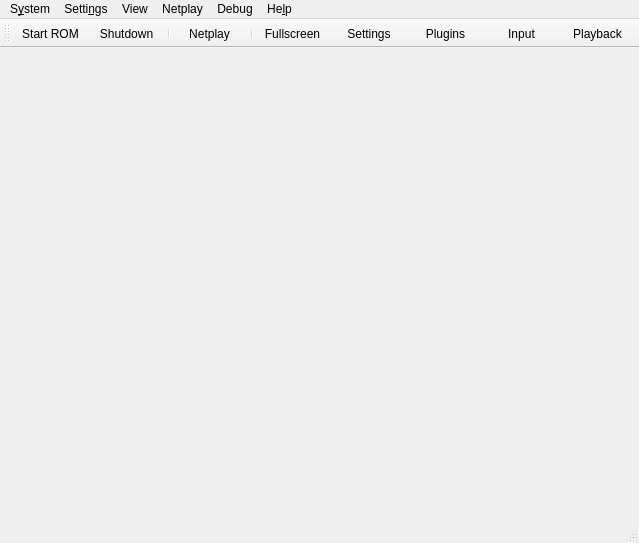
<?xml version="1.0" encoding="UTF-8"?>
<ui version="4.0">
 <class>MainWindow</class>
 <widget class="QMainWindow" name="MainWindow">
  <property name="geometry">
   <rect>
    <x>0</x>
    <y>0</y>
    <width>639</width>
    <height>543</height>
   </rect>
  </property>
  <property name="windowTitle">
   <string>Rosalie's Mupen GUI (VERSION)</string>
  </property>
  <property name="windowIcon">
   <iconset resource="UIResources.qrc">
    <normaloff>:/Resource/RMG.png</normaloff>:/Resource/RMG.png</iconset>
  </property>
  <widget class="QWidget" name="centralwidget">
   <layout class="QHBoxLayout" name="horizontalLayout"/>
  </widget>
  <widget class="QMenuBar" name="menubar">
   <property name="geometry">
    <rect>
     <x>0</x>
     <y>0</y>
     <width>639</width>
     <height>30</height>
    </rect>
   </property>
   <widget class="QMenu" name="menuSystem">
    <property name="title">
     <string>S&amp;ystem</string>
    </property>
    <widget class="QMenu" name="menuReset">
     <property name="title">
      <string>&amp;Reset</string>
     </property>
     <property name="icon">
      <iconset theme="restart-line"/>
     </property>
     <addaction name="action_Netplay_Start"/>
     <addaction name="action_System_HardReset"/>
    </widget>
    <widget class="QMenu" name="menuCurrent_Save_State">
     <property name="title">
      <string>&amp;Current Save State</string>
     </property>
     <property name="icon">
      <iconset theme="save-3-line"/>
     </property>
     <addaction name="actionSlot_0"/>
     <addaction name="actionSlot_1"/>
     <addaction name="actionSlot_2"/>
     <addaction name="actionSlot_3"/>
     <addaction name="actionSlot_4"/>
     <addaction name="actionSlot_5"/>
     <addaction name="actionSlot_6"/>
     <addaction name="actionSlot_7"/>
     <addaction name="actionSlot_8"/>
     <addaction name="actionSlot_9"/>
    </widget>
    <widget class="QMenu" name="menuSpeedFactor">
     <property name="enabled">
      <bool>true</bool>
     </property>
     <property name="title">
      <string>Speed &amp;Factor</string>
     </property>
     <property name="icon">
      <iconset theme="speed-line"/>
     </property>
     <addaction name="actionSpeed25"/>
     <addaction name="actionSpeed50"/>
     <addaction name="actionSpeed75"/>
     <addaction name="actionSpeed100"/>
     <addaction name="actionSpeed125"/>
     <addaction name="actionSpeed150"/>
     <addaction name="actionSpeed175"/>
     <addaction name="actionSpeed200"/>
     <addaction name="actionSpeed225"/>
     <addaction name="actionSpeed250"/>
     <addaction name="actionSpeed275"/>
     <addaction name="actionSpeed300"/>
    </widget>
    <addaction name="action_System_StartRom"/>
    <addaction name="separator"/>
    <addaction name="action_System_Shutdown"/>
    <addaction name="menuReset"/>
    <addaction name="action_System_Pause"/>
    <addaction name="separator"/>
    <addaction name="action_System_Screenshot"/>
    <addaction name="separator"/>
    <addaction name="action_System_LimitFPS"/>
    <addaction name="menuSpeedFactor"/>
    <addaction name="separator"/>
    <addaction name="action_System_SaveState"/>
    <addaction name="action_System_SaveAs"/>
    <addaction name="action_System_LoadState"/>
    <addaction name="action_System_Load"/>
    <addaction name="separator"/>
    <addaction name="menuCurrent_Save_State"/>
    <addaction name="separator"/>
    <addaction name="action_System_Cheats"/>
    <addaction name="action_System_GSButton"/>
    <addaction name="separator"/>
    <addaction name="action_System_Exit"/>
   </widget>
   <widget class="QMenu" name="menuSettings">
    <property name="title">
     <string>Setti&amp;ngs</string>
    </property>
    <addaction name="action_Settings_Graphics"/>
    <addaction name="action_Settings_Audio"/>
    <addaction name="action_Settings_Rsp"/>
    <addaction name="action_Settings_Input"/>
    <addaction name="separator"/>
    <addaction name="action_Settings_Settings"/>
   </widget>
   <widget class="QMenu" name="menuView">
    <property name="title">
     <string>View</string>
    </property>
    <addaction name="action_View_Toolbar"/>
    <addaction name="action_View_StatusBar"/>
    <addaction name="separator"/>
    <addaction name="action_View_GameList"/>
    <addaction name="action_View_GameGrid"/>
    <addaction name="separator"/>
    <addaction name="action_View_UniformSize"/>
    <addaction name="separator"/>
    <addaction name="action_View_Fullscreen"/>
    <addaction name="separator"/>
    <addaction name="action_View_RefreshRoms"/>
    <addaction name="action_View_ClearRomCache"/>
    <addaction name="separator"/>
    <addaction name="action_View_Log"/>
    <addaction name="action_View_Debugger"/>
    <addaction name="separator"/>
    <addaction name="action_View_Search"/>
   </widget>
   <widget class="QMenu" name="menuHelp">
    <property name="title">
     <string>He&amp;lp</string>
    </property>
    <addaction name="action_Help_Github"/>
    <addaction name="separator"/>
    <addaction name="action_Help_Update"/>
    <addaction name="separator"/>
    <addaction name="action_Help_About"/>
   </widget>
   <widget class="QMenu" name="menuNetplay">
    <property name="title">
     <string>Netplay</string>
    </property>
    <addaction name="action_Netplay_BrowseSessions"/>
   </widget>
   <widget class="QMenu" name="menuRollback">
    <property name="title">
     <string>Debug</string>
    </property>
    <addaction name="action_Rollback_SaveState"/>
    <addaction name="action_Rollback_LoadState"/>
    <addaction name="separator"/>
    <addaction name="action_Rollback_StartDebugReplay"/>
    <addaction name="action_Rollback_VerifyDebugReplay"/>
    <addaction name="action_Rollback_VerifyDebugReplayWithGraphics"/>
    <addaction name="action_Rollback_StressDebugReplay"/>
    <addaction name="separator"/>
    <addaction name="action_Rollback_ClientInputReplay"/>
   </widget>
   <addaction name="menuSystem"/>
   <addaction name="menuSettings"/>
   <addaction name="menuView"/>
   <addaction name="menuNetplay"/>
   <addaction name="menuRollback"/>
   <addaction name="menuHelp"/>
  </widget>
  <widget class="QStatusBar" name="statusbar"/>
  <widget class="QToolBar" name="toolBar">
   <property name="windowTitle">
    <string>toolBar</string>
   </property>
   <property name="movable">
    <bool>true</bool>
   </property>
   <property name="styleSheet">
    <string>QToolButton { min-width: 70px; }</string>
   </property>
   <property name="toolButtonStyle">
    <enum>Qt::ToolButtonStyle::ToolButtonTextUnderIcon</enum>
   </property>
   <property name="floatable">
    <bool>false</bool>
   </property>
   <attribute name="toolBarArea">
    <enum>TopToolBarArea</enum>
   </attribute>
   <attribute name="toolBarBreak">
    <bool>false</bool>
   </attribute>
   <addaction name="action_System_StartRom"/>
   <addaction name="action_System_Shutdown"/>
   <addaction name="separator"/>
   <addaction name="action_Netplay_Start"/>
   <addaction name="separator"/>
   <addaction name="action_View_Fullscreen"/>
   <addaction name="action_Settings_Settings"/>
   <addaction name="action_Settings_Plugins"/>
   <addaction name="action_Toolbar_Input"/>
   <addaction name="action_Toolbar_Playback"/>
  </widget>
  <action name="action_System_StartRom">
   <property name="icon">
    <iconset theme="file-line"/>
   </property>
   <property name="text">
    <string>&amp;Start ROM</string>
   </property>
  </action>
  <action name="action_System_OpenCombo">
   <property name="icon">
    <iconset theme="aed-electrodes-fill"/>
   </property>
   <property name="text">
    <string>&amp;P2P</string>
   </property>
  </action>
  <action name="action_System_Shutdown">
   <property name="icon">
    <iconset theme="shut-down-line"/>
   </property>
   <property name="text">
    <string>S&amp;hutdown</string>
   </property>
  </action>
  <action name="action_Netplay_Start">
   <property name="icon">
    <iconset theme="server-line"/>
   </property>
   <property name="text">
    <string>&amp;Netplay</string>
   </property>
  </action>
  <action name="action_System_HardReset">
   <property name="icon">
    <iconset theme="restart-line"/>
   </property>
   <property name="text">
    <string>&amp;Hard Reset</string>
   </property>
  </action>
  <action name="action_System_Pause">
   <property name="checkable">
    <bool>true</bool>
   </property>
   <property name="icon">
    <iconset theme="pause-line"/>
   </property>
   <property name="text">
    <string>&amp;Pause</string>
   </property>
  </action>
  <action name="action_System_Screenshot">
   <property name="icon">
    <iconset theme="screenshot-2-line"/>
   </property>
   <property name="text">
    <string>Scree&amp;nshot</string>
   </property>
  </action>
  <action name="action_System_LimitFPS">
   <property name="checkable">
    <bool>true</bool>
   </property>
   <property name="icon">
    <iconset theme="speed-line"/>
   </property>
   <property name="text">
    <string>&amp;Limit FPS</string>
   </property>
  </action>
  <action name="action_System_SaveState">
   <property name="icon">
    <iconset theme="save-3-line"/>
   </property>
   <property name="text">
    <string>Sa&amp;ve State</string>
   </property>
  </action>
  <action name="action_System_SaveAs">
   <property name="icon">
    <iconset theme="save-3-line"/>
   </property>
   <property name="text">
    <string>Save As...</string>
   </property>
  </action>
  <action name="action_System_LoadState">
   <property name="icon">
    <iconset theme="folder-open-line"/>
   </property>
   <property name="text">
    <string>L&amp;oad State</string>
   </property>
  </action>
  <action name="action_System_Load">
   <property name="icon">
    <iconset theme="folder-open-line"/>
   </property>
   <property name="text">
    <string>Loa&amp;d...</string>
   </property>
  </action>
  <action name="actionSlot_0">
   <property name="checkable">
    <bool>true</bool>
   </property>
   <property name="text">
    <string>&amp;Slot 0</string>
   </property>
  </action>
  <action name="actionSlot_1">
   <property name="checkable">
    <bool>true</bool>
   </property>
   <property name="text">
    <string>Slot &amp;1</string>
   </property>
  </action>
  <action name="actionSlot_2">
   <property name="checkable">
    <bool>true</bool>
   </property>
   <property name="text">
    <string>Slot &amp;2</string>
   </property>
  </action>
  <action name="actionSlot_3">
   <property name="checkable">
    <bool>true</bool>
   </property>
   <property name="text">
    <string>Slot &amp;3</string>
   </property>
  </action>
  <action name="actionSlot_4">
   <property name="checkable">
    <bool>true</bool>
   </property>
   <property name="text">
    <string>Slot &amp;4</string>
   </property>
  </action>
  <action name="actionSlot_5">
   <property name="checkable">
    <bool>true</bool>
   </property>
   <property name="text">
    <string>Slot &amp;5</string>
   </property>
  </action>
  <action name="actionSlot_6">
   <property name="checkable">
    <bool>true</bool>
   </property>
   <property name="text">
    <string>Slot &amp;6</string>
   </property>
  </action>
  <action name="actionSlot_7">
   <property name="checkable">
    <bool>true</bool>
   </property>
   <property name="text">
    <string>Slot &amp;7</string>
   </property>
  </action>
  <action name="actionSlot_8">
   <property name="checkable">
    <bool>true</bool>
   </property>
   <property name="text">
    <string>Slot &amp;8</string>
   </property>
  </action>
  <action name="actionSlot_9">
   <property name="checkable">
    <bool>true</bool>
   </property>
   <property name="text">
    <string>Slot &amp;9</string>
   </property>
  </action>
  <action name="action_System_Cheats">
   <property name="icon">
    <iconset theme="code-box-line"/>
   </property>
   <property name="text">
    <string>Cheats...</string>
   </property>
  </action>
  <action name="action_System_GSButton">
   <property name="icon">
    <iconset theme="checkbox-blank-circle-line"/>
   </property>
   <property name="text">
    <string>&amp;GS Button</string>
   </property>
  </action>
  <action name="action_System_Exit">
   <property name="icon">
    <iconset theme="door-open-line"/>
   </property>
   <property name="text">
    <string>&amp;Exit</string>
   </property>
  </action>
  <action name="action_Settings_Graphics">
   <property name="icon">
    <iconset theme="brush-line"/>
   </property>
   <property name="text">
    <string>&amp;Graphics</string>
   </property>
  </action>
  <action name="action_Settings_Input">
   <property name="icon">
    <iconset theme="gamepad-line"/>
   </property>
   <property name="text">
    <string>&amp;Input</string>
   </property>
  </action>
  <action name="action_Settings_Rsp">
   <property name="icon">
    <iconset theme="settings-3-line"/>
   </property>
   <property name="text">
    <string>&amp;RSP</string>
   </property>
  </action>
  <action name="action_Settings_Audio">
   <property name="icon">
    <iconset theme="volume-up-line"/>
   </property>
   <property name="text">
    <string>&amp;Audio</string>
   </property>
  </action>
  <action name="action_Settings_Settings">
   <property name="icon">
    <iconset theme="settings-3-line"/>
   </property>
   <property name="text">
    <string>&amp;Settings</string>
   </property>
  </action>
  <action name="action_Settings_Plugins">
   <property name="icon">
    <iconset theme="plug-line"/>
   </property>
   <property name="text">
    <string>&amp;Plugins</string>
   </property>
  </action>
  <action name="action_Toolbar_Input">
   <property name="icon">
    <iconset theme="gamepad-line"/>
   </property>
   <property name="text">
    <string>&amp;Input</string>
   </property>
  </action>
  <action name="action_Toolbar_Playback">
   <property name="icon">
    <iconset theme="play-line"/>
   </property>
   <property name="text">
    <string>&amp;Playback</string>
   </property>
  </action>
  <action name="action_View_Fullscreen">
   <property name="icon">
    <iconset theme="fullscreen-line"/>
   </property>
   <property name="text">
    <string>&amp;Fullscreen</string>
   </property>
  </action>
  <action name="action_Help_Github">
   <property name="icon">
    <iconset theme="github-fill"/>
   </property>
   <property name="text">
    <string>&amp;Github Repository</string>
   </property>
  </action>
  <action name="action_Help_About">
   <property name="icon">
    <iconset theme="information-line"/>
   </property>
   <property name="text">
    <string>&amp;About RMG</string>
   </property>
  </action>
  <action name="action_View_Toolbar">
   <property name="checkable">
    <bool>true</bool>
   </property>
   <property name="icon">
    <iconset theme="tools-line"/>
   </property>
   <property name="text">
    <string>&amp;Toolbar</string>
   </property>
  </action>
  <action name="action_View_StatusBar">
   <property name="checkable">
    <bool>true</bool>
   </property>
   <property name="icon">
    <iconset theme="information-line"/>
   </property>
   <property name="text">
    <string>&amp;Status Bar</string>
   </property>
  </action>
  <action name="action_View_GameList">
   <property name="icon">
    <iconset theme="list-check"/>
   </property>
   <property name="text">
    <string>&amp;Game List</string>
   </property>
  </action>
  <action name="action_View_GameGrid">
   <property name="icon">
    <iconset theme="function-line"/>
   </property>
   <property name="text">
    <string>Ga&amp;me Grid</string>
   </property>
  </action>
  <action name="action_View_RefreshRoms">
   <property name="icon">
    <iconset theme="refresh-line"/>
   </property>
   <property name="text">
    <string>&amp;Refresh ROMs</string>
   </property>
  </action>
  <action name="action_View_Log">
   <property name="icon">
    <iconset theme="file-list-line"/>
   </property>
   <property name="text">
    <string>&amp;Log</string>
   </property>
  </action>
  <action name="action_View_Debugger">
   <property name="icon">
    <iconset theme="bug-line"/>
   </property>
   <property name="text">
    <string>&amp;Debugger</string>
   </property>
  </action>
  <action name="action_View_ClearRomCache">
   <property name="icon">
    <iconset theme="delete-bin-line"/>
   </property>
   <property name="text">
    <string>&amp;Clear ROM Cache</string>
   </property>
  </action>
  <action name="action_View_UniformSize">
   <property name="checkable">
    <bool>true</bool>
   </property>
   <property name="icon">
    <iconset theme="function-line"/>
   </property>
   <property name="text">
    <string>&amp;Uniform Size (Grid View)</string>
   </property>
  </action>
  <action name="actionSpeed25">
   <property name="checkable">
    <bool>false</bool>
   </property>
   <property name="text">
    <string>&amp;25%</string>
   </property>
  </action>
  <action name="actionSpeed50">
   <property name="text">
    <string>&amp;50%</string>
   </property>
  </action>
  <action name="actionSpeed100">
   <property name="text">
    <string>&amp;100%</string>
   </property>
  </action>
  <action name="actionSpeed125">
   <property name="text">
    <string>125%</string>
   </property>
  </action>
  <action name="actionSpeed150">
   <property name="text">
    <string>150%</string>
   </property>
  </action>
  <action name="actionSpeed200">
   <property name="text">
    <string>2&amp;00%</string>
   </property>
  </action>
  <action name="actionSpeed75">
   <property name="text">
    <string>&amp;75%</string>
   </property>
  </action>
  <action name="actionSpeed175">
   <property name="text">
    <string>175%</string>
   </property>
  </action>
  <action name="actionSpeed225">
   <property name="text">
    <string>225%</string>
   </property>
  </action>
  <action name="actionSpeed250">
   <property name="text">
    <string>250%</string>
   </property>
  </action>
  <action name="actionSpeed275">
   <property name="text">
    <string>275%</string>
   </property>
  </action>
  <action name="actionSpeed300">
   <property name="text">
    <string>&amp;300%</string>
   </property>
  </action>
  <action name="action_Help_Update">
   <property name="icon">
    <iconset theme="download-line"/>
   </property>
   <property name="text">
    <string>&amp;Check For Updates</string>
   </property>
  </action>
  <action name="action_Netplay_BrowseSessions">
   <property name="icon">
    <iconset theme="plug-line"/>
   </property>
   <property name="text">
    <string>Start Netplay</string>
   </property>
  </action>
  <action name="action_View_Search">
    <property name="icon">
      <iconset theme="search-line"/>
     </property>
   <property name="text">
    <string>Search</string>
   </property>
  </action>
  <action name="action_Rollback_SaveState">
   <property name="icon">
    <iconset theme="save-3-line"/>
   </property>
   <property name="text">
    <string>&amp;Save Rollback State</string>
   </property>
  </action>
  <action name="action_Rollback_LoadState">
   <property name="icon">
    <iconset theme="folder-open-line"/>
   </property>
   <property name="text">
    <string>&amp;Load Rollback State</string>
   </property>
  </action>
  <action name="action_Rollback_StartDebugReplay">
   <property name="icon">
    <iconset theme="record-circle-line"/>
   </property>
   <property name="text">
    <string>Start Recording Debug Replay</string>
   </property>
  </action>
  <action name="action_Rollback_VerifyDebugReplay">
   <property name="icon">
    <iconset theme="check-double-line"/>
   </property>
   <property name="text">
    <string>Verify Debug Replay (Fast Forward)</string>
   </property>
  </action>
  <action name="action_Rollback_VerifyDebugReplayWithGraphics">
   <property name="icon">
    <iconset theme="movie-line"/>
   </property>
   <property name="text">
    <string>Verify Debug Replay (with Graphics)</string>
   </property>
  </action>
  <action name="action_Rollback_StressDebugReplay">
   <property name="icon">
    <iconset theme="repeat-line"/>
   </property>
   <property name="text">
    <string>Stress Debug Replay (Rollback 2 Every 5)</string>
   </property>
  </action>
  <action name="action_Rollback_ClientInputReplay">
   <property name="checkable">
    <bool>true</bool>
   </property>
   <property name="icon">
    <iconset theme="record-circle-line"/>
   </property>
   <property name="text">
    <string>Client Record/Replay 600 Inputs</string>
   </property>
  </action>
 </widget>
 <resources>
  <include location="UIResources.qrc"/>
 </resources>
 <connections/>
</ui>
